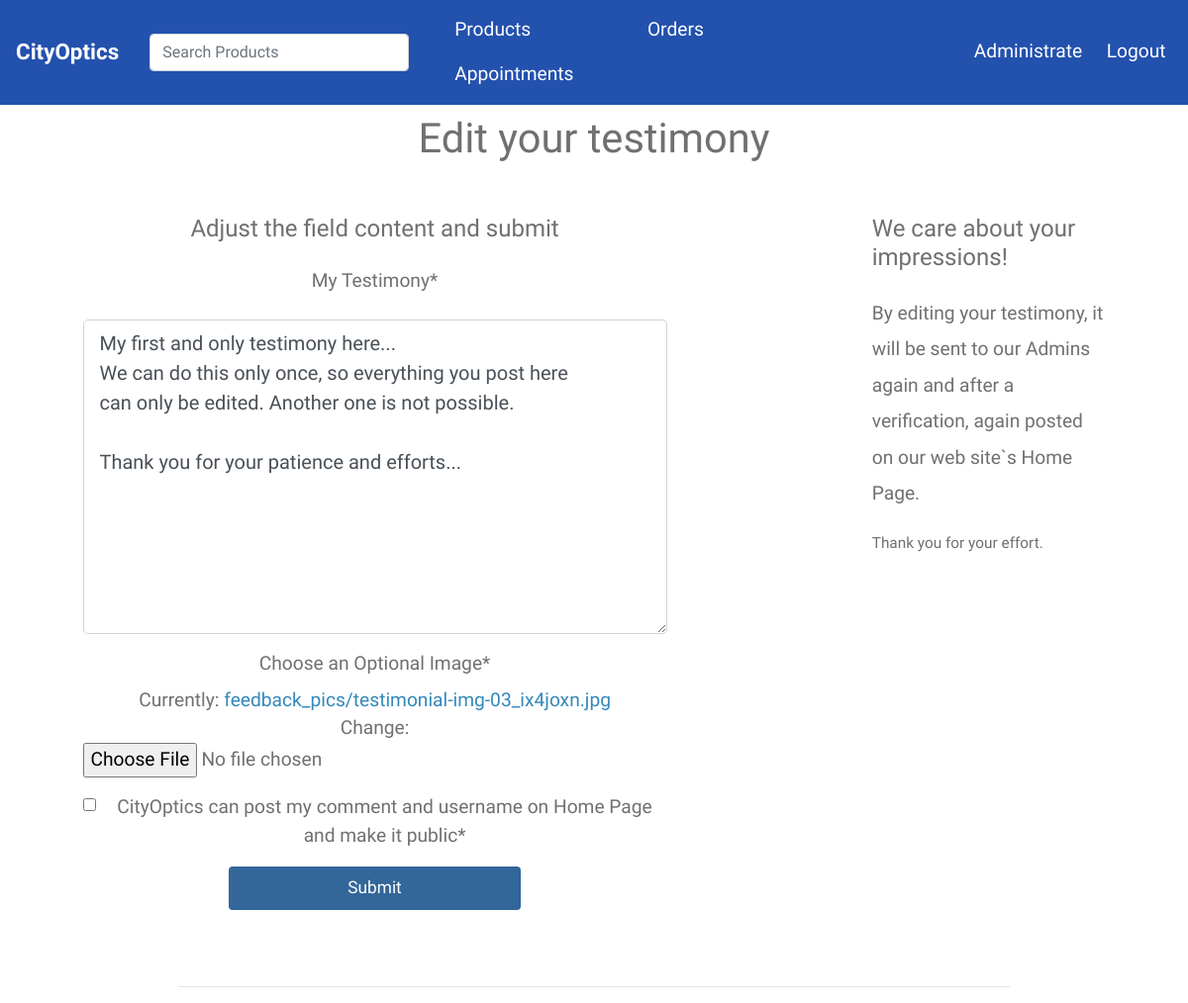
/accounts/edit-testimony/branko-olujic-branko/ (signed in), run on an earlier commit of the app's database.
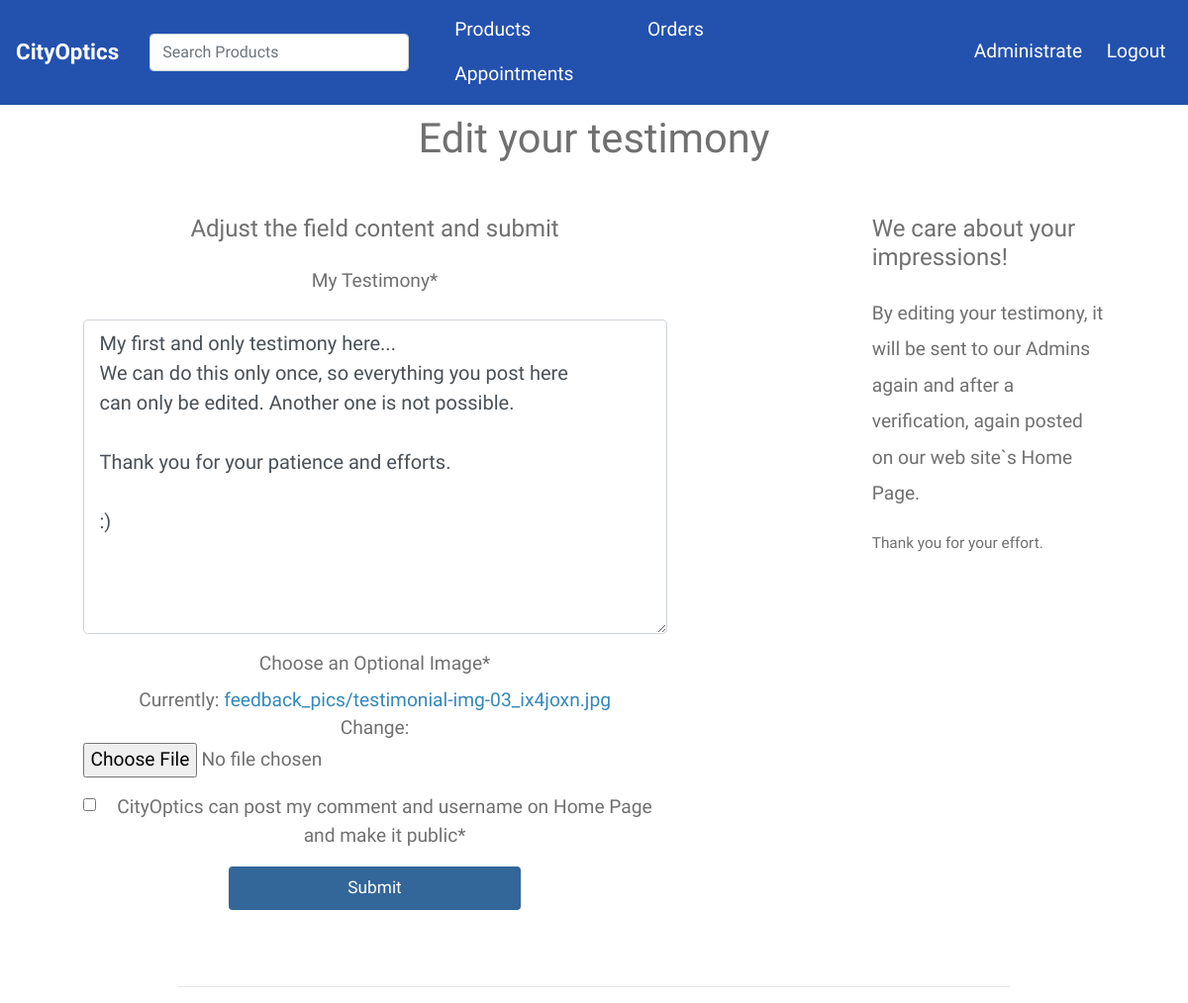
And on a later commit of the database.
### accounts/models.py (models this page shows, shortened)
class Testimony(models.Model):
    customer = models.OneToOneField(Customer, on_delete=models.CASCADE)
    comment = models.TextField(max_length=555)
    date_created = models.DateTimeField(auto_now_add=True)
    updated = models.DateTimeField(auto_now=True)
    approved = models.BooleanField(default=False)
    image = models.ImageField(default='cat.jpg', upload_to='feedback_pics')
    class Meta:
        verbose_name_plural = 'Testimonies'

### accounts/views.py (the view)
# urls.py: path('edit-testimony/<slug:slug>/', views.edit_testimony, name='edit_testimony'),
def edit_testimony(request, slug):
    customer = Customer.objects.get(slug=slug)
    if request.user != customer.user:
        raise Http404
    try:
        customer = Customer.objects.get(slug=slug)
        if request.method == 'POST':
            form = TestimonyForm(request.POST, request.FILES, instance=customer.testimony)
            if form.is_valid():
                testimony = form.save(commit=False)
                testimony.approved = False
                testimony.save()
                messages.success(request, 'Updated!')
                return redirect('profile', slug=request.user.customer.slug)
        else:
            form = TestimonyForm(instance=customer.testimony)
            context = {'form': form}
            return render(request, 'accounts/edit_testimony.html', context)
    except ObjectDoesNotExist:
        messages.info(request, 'Post your testimony.')
        customer = Customer.objects.get(slug=slug)
        form = CustomerUpdateForm(instance=request.user)
        context = {
            'customer': customer,
            'object': 'Profile',
            'form': form
        }
        return render(request, 'accounts/profile.html', context)

### accounts/forms.py
class TestimonyForm(forms.ModelForm):
    agree = forms.BooleanField(
                        required=True,
                        label='CityOptics can post my comment and username on Home Page and make it public'
                               )
    class Meta:
        model = Testimony
        fields = ('comment', 'image', 'agree')
        labels = {
            'comment': 'My Testimony',
            'image': 'Choose an Optional Image'
        }
        widgets = {
            'comment': forms.Textarea(
                attrs={'class': 'form-control form-control-lg mt-3 mb-3', 'placeholder': 'Comment here...'})}

### accounts/templates/accounts/edit_testimony.html (shortened to what this page needs)
{% extends 'base.html' %}
{% load static %}
{% load crispy_forms_tags %}
{% block content %}
{% include 'navbar.html' %}
<br><br><hr style="width:70%;">
<div class="container tm-container-contact">
    <div class="row">
        <div class="col">
              <center><h2 class="tm-section-title mb-4 mt-4">Edit your testimony</h2></center>
        </div>
    </div><br>
    <div class="row">
        <div class="text-center col-7 mr-auto">
            <h4 class="mb-4">
                Adjust the field content and submit
            </h4>
            <form method="POST" enctype='multipart/form-data'>
                {{ form|crispy }}
             <input type="submit" class="btn tm-btn-submit" value="Submit">
            </form>
        </div>
        <div class="col-3 ml-auto">
            <h4 class="mb-4">We care about your impressions!</h4>
            <p>By editing your testimony, it will be sent to our Admins again and after a verification, again posted
                on our web site`s Home Page.</p>
            <small>Thank you for your effort.</small>
        </div>
        <div class="col-sm-12 col-md-6">
        </div>
    </div>
</div>
<hr style="width:70%;">
{% endblock content %}

What changed in the data, as far as the page shows it:
changed Testimony: comment "…for your patience and efforts..." → "…for your patience and efforts. :)"
